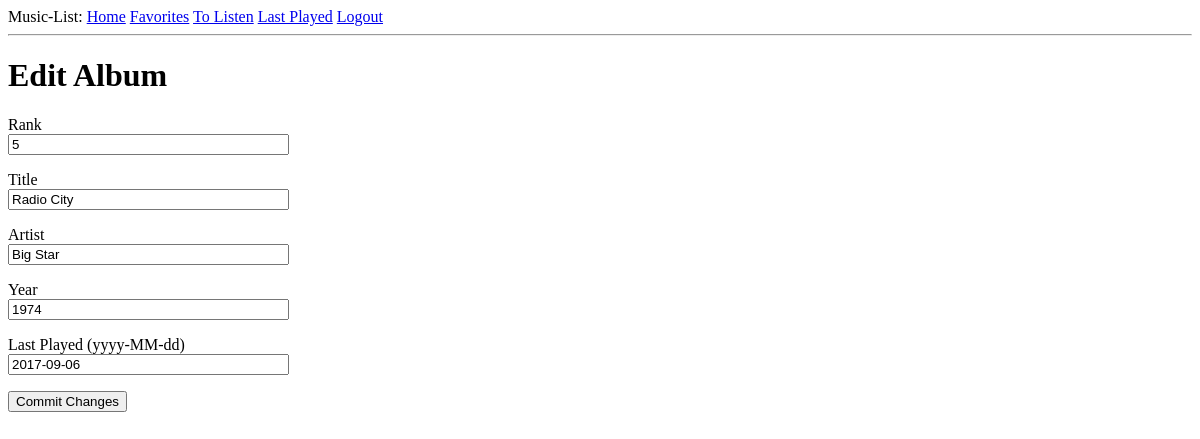
Before: /favorites/edit/5 (signed in) with the older database file.
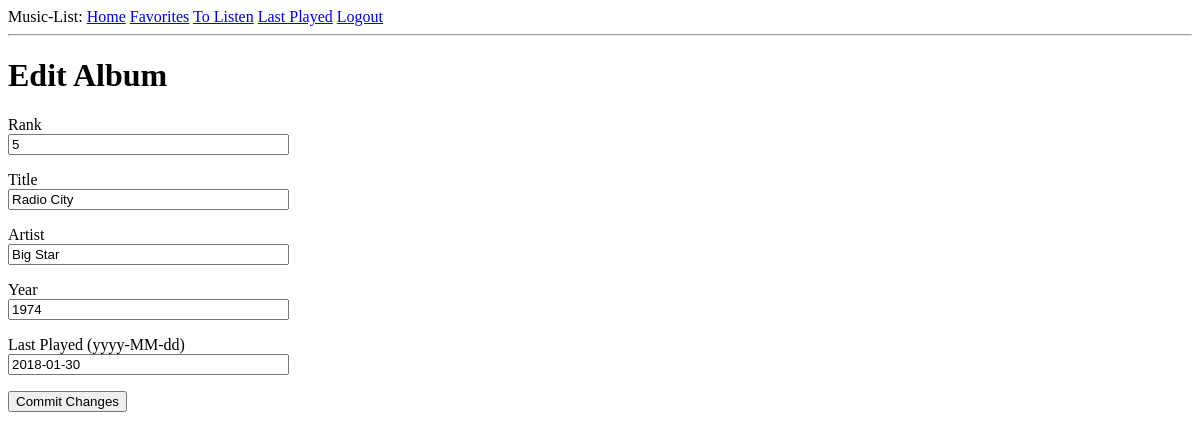
After: the same page with the newer database file.
### app/models.py (models this page shows, shortened)
class Album(db.Model):
    __tablename__ = 'albums'
    id = db.Column(db.Integer, primary_key=True)
    rank = db.Column(db.Integer, unique=True)
    title = db.Column(db.String(140))
    artist = db.Column(db.String(140))
    year = db.Column(db.Integer)
    last_played = db.Column(db.DateTime, index=True)
    user_id = db.Column(db.Integer, db.ForeignKey('users.id'))

### app/routes.py (the view, shortened to what this page needs)
@app.route('/favorites/edit/<id>', methods=['GET', 'POST'])
@login_required
def edit(id):
    form = AlbumForm(request.form)
    rankrow = (Album.query
           .filter_by(user_id=current_user.id)
           .filter_by(id=int(id))
           .order_by(Album.rank.desc())
           .limit(1)
           .all()) # do this before POST because we need previous album id
    return render_template('editalbum.html',
                           form=form,
                           row=rankrow[0])

### app/forms.py
class AlbumForm(FlaskForm):
    rank = StringField('Rank', [validators.InputRequired()])
    title = StringField('Title', [validators.InputRequired()])
    artist = StringField('Artist', [validators.InputRequired()])
    year = StringField('Year', [validators.InputRequired()])
    last_played = StringField('Last Played (yyyy-MM-dd)',
                              [validators.InputRequired()])
    submit = SubmitField('Commit Changes')

### app/models.py (called while the page is built)
@login.user_loader
def load_user(id):
    return User.query.get(int(id))

### app/templates/editalbum.html (shortened to what this page needs)
{% extends "base.html" %}
{% block content %}
<h1>Edit Album</h1>
    <form action="" method="post">
        <p>
            {{ form.rank.label }}<br>
            {{ form.rank(value=row.rank, size=32) }}
        </p>
        <p>
            {{ form.title.label }}<br>
            {{ form.title(value=row.title, size=32) }}
        </p>
        <p>
            {{ form.artist.label }}<br>
            {{ form.artist(value=row.artist, size=32) }}
        </p>
        <p>
            {{ form.year.label }}<br>
            {{ form.year(value=row.year, size=32) }}
        </p>
        <p>
            {{ form.last_played.label }}<br>
            {{ form.last_played(value=row.last_played.strftime('%Y-%m-%d'), size=32) }}
        </p>
        <p>{{ form.submit() }}</p>
    </form>
{% endblock %}

Changed rows visible on the page:
changed Album "Radio City": last_played "2017-09-06" → "2018-01-30"
